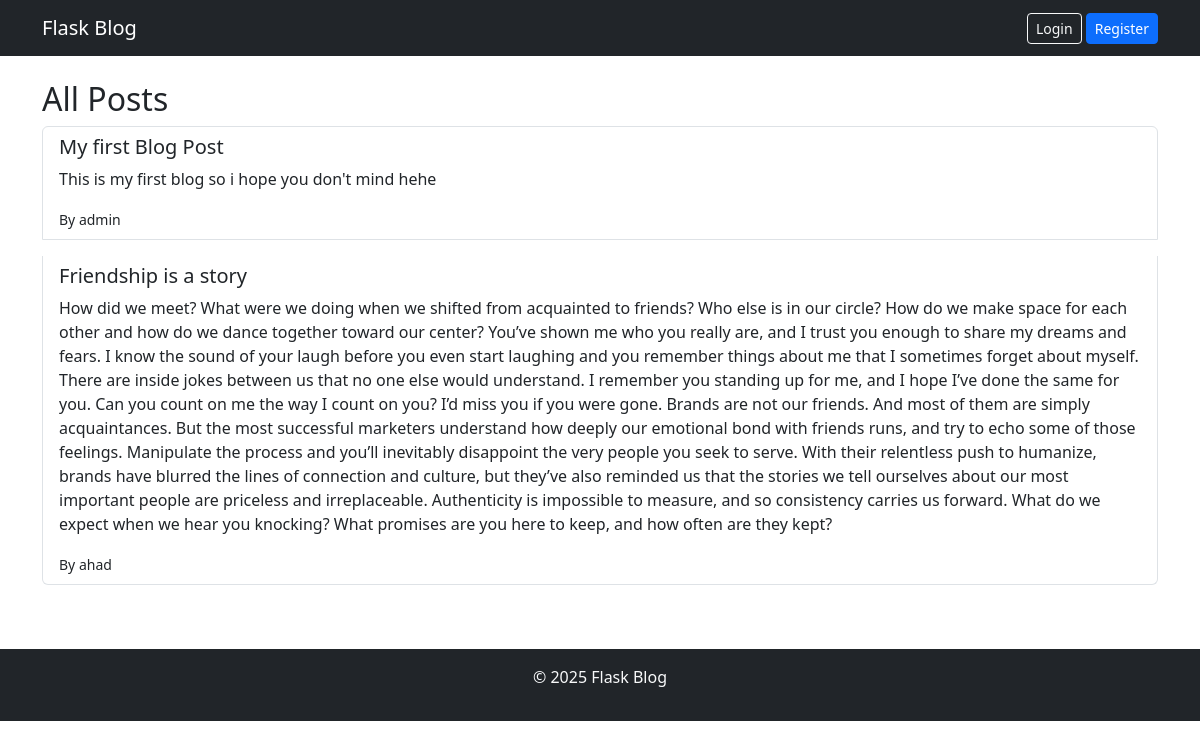
The app's page /, older data.
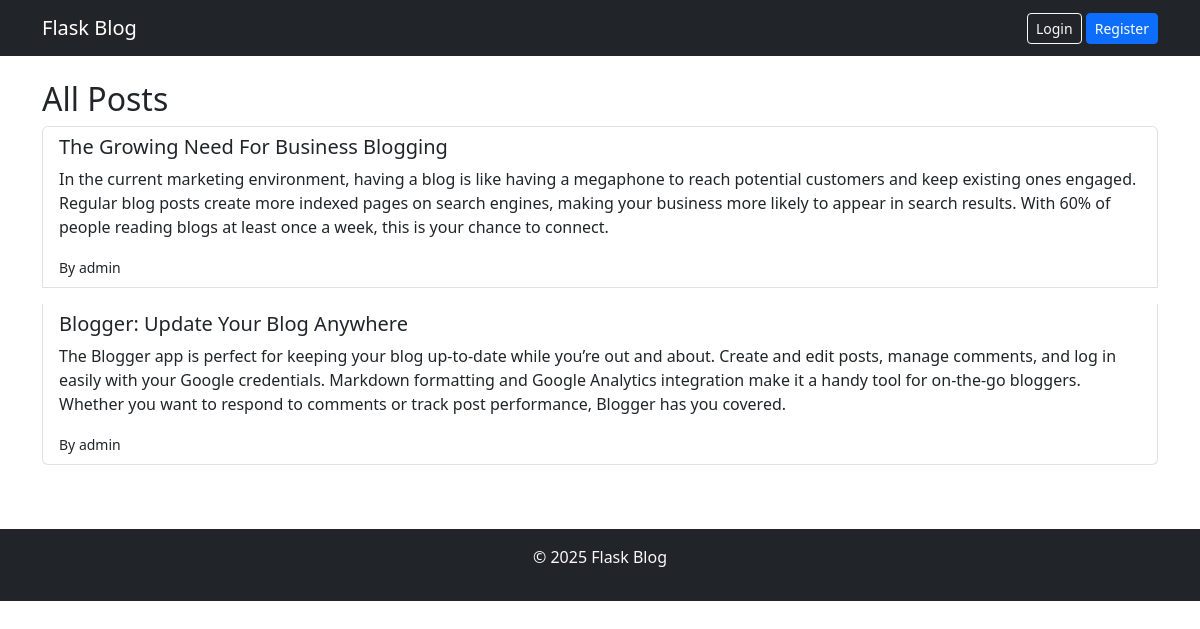
The same page, newer data.
### models.py (models this page shows)
class PostModel(db.Model):
    id = db.Column(db.Integer, primary_key=True)
    title = db.Column(db.String(100), nullable=False)
    content = db.Column(db.Text, nullable=False)
    user_id = db.Column(db.Integer, db.ForeignKey('user.id'), nullable=False)  # Foreign key

class User(db.Model):
    id = db.Column(db.Integer, primary_key=True)
    username = db.Column(db.String(50), unique=True, nullable=False)
    password = db.Column(db.String(200), nullable=False)
    posts = db.relationship('PostModel', backref='user', lazy=True)  # Relationship to posts

### app.py (the view)
@app.route("/")
def home():
    posts = PostModel.query.all()
    return render_template("home.html", posts=posts)

### templates/home.html (shortened to what this page needs)
{% extends "base.html" %}
{% block content %}
<h2>All Posts</h2>
{% if posts %}
  <div class="list-group">
    {% for post in posts %}
      <div class="list-group-item mb-3">
        <h5>{{ post.title }}</h5>
        <p>{{ post.content }}</p>
        <small>By {{ post.user.username }}</small>
      </div>
    {% endfor %}
  </div>
{% else %}
  <p>No posts yet.</p>
{% endif %}
{% endblock %}

### templates/base.html (shortened to what this page needs)
<!doctype html>
<html lang="en">
  <head>
    <link href="https://cdn.jsdelivr.net/npm/bootstrap@5.3.2/dist/css/bootstrap.min.css" rel="stylesheet">
  </head>
  <body>
    <nav class="navbar navbar-expand-lg navbar-dark bg-dark">
      <div class="container">
        <a class="navbar-brand" href="{{ url_for('home') }}">Flask Blog</a>
        <div>
          {% if "user" in session %}
            <a class="btn btn-success btn-sm" href="{{ url_for('add_post') }}">Add Post</a>
            <a class="btn btn-outline-light btn-sm" href="{{ url_for('logout') }}">Logout</a>
          {% else %}
            <a class="btn btn-outline-light btn-sm" href="{{ url_for('login') }}">Login</a>
            <a class="btn btn-primary btn-sm" href="{{ url_for('register') }}">Register</a>
          {% endif %}
        </div>
      </div>
    </nav>
    <div class="container mt-4">
      {% block content %}{% endblock %}
    </div>
    <footer class="bg-dark text-light text-center py-3 mt-5">
      <p>&copy; 2025 Flask Blog</p>
    </footer>
  </body>
</html>

Row changes from the older to the newer data that the page shows:
removed PostModel: title "My first Blog Post", content "This is my first blog so i hope you don't mind hehe", user.username "admin"
removed PostModel: title "Friendship is a story", content "How did we meet? What were we doing when we shifted from acquainted to friends? Who else is in our circle? How do we make space for each other and how do we dance together toward our center? You’ve shown me who you really are, and I trust you enough to share my dreams and fears. I know the sound of your laugh before you even start laughing and you remember things about me that I sometimes forget about myself. There are inside jokes between us that no one else would understand. I remember you standing up for me, and I hope I’ve done the same for you. Can you count on me the way I count on you? I’d miss you if you were gone. Brands are not our friends. And most of them are simply…", user.username "ahad"
added PostModel: title "The Growing Need For Business Blogging", content "In the current marketing environment, having a blog is like having a megaphone to reach potential customers and keep existing ones engaged. Regular blog posts create more indexed pages on search engines, making your business more likely to appear in search results. With 60% of people reading blogs at least once a week, this is your chance to connect.", user.username "admin"
added PostModel: title "Blogger: Update Your Blog Anywhere", content "The Blogger app is perfect for keeping your blog up-to-date while you’re out and about. Create and edit posts, manage comments, and log in easily with your Google credentials. Markdown formatting and Google Analytics integration make it a handy tool for on-the-go bloggers. Whether you want to respond to comments or track post performance, Blogger has you covered.", user.username "admin"
